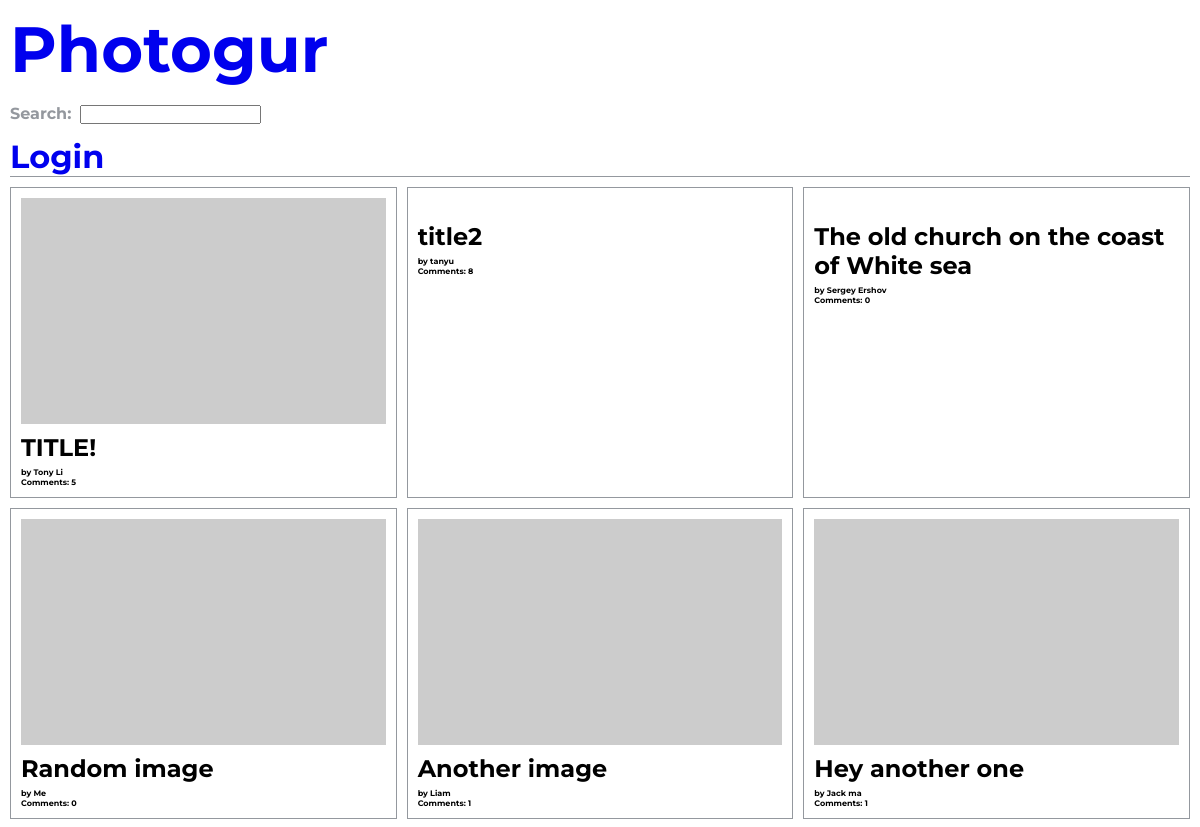
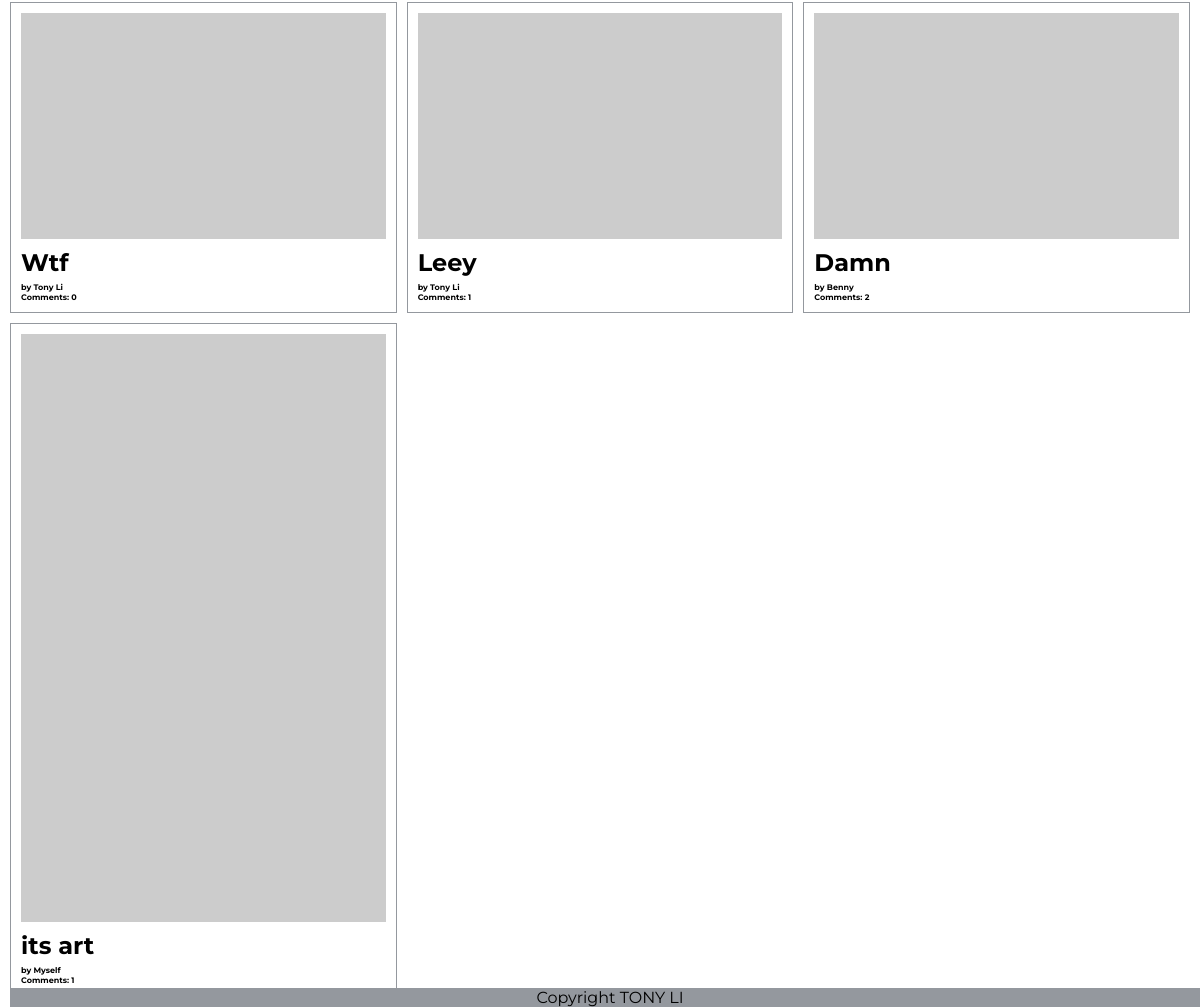
/pictures/, run on the app's committed database (2 pictures, top to bottom).
### photogur/models.py (models this page shows, shortened)
class Picture(models.Model):
    title = models.CharField(max_length=255)
    artist = models.CharField(max_length=255)
    url = models.CharField(max_length=255)
    user = models.ForeignKey(User, on_delete=models.CASCADE, related_name='pictures', default=1)

### photogur/views.py (the view)
# urls.py: path('pictures/', pics, name='picture_home'),
def pics(request):
    context = {
        'pictures': Picture.objects.all()
    }
    response = render(request, 'pictures.html', context)
    return HttpResponse(response)

### photogur/templates/pictures.html
{% extends 'base.html' %}
{% block content %}
<div class="main-layout">
  {% for picture in pictures %}
    <div class="photo-box">
      <a href="{% url 'picture_details' id=picture.pk %}">
        <li>
          <img class="image" src="{{picture.url}}" alt="">
        </li>
      </a>
      <div class="info">
        <h2>{{ picture.title }}</h2>
        <h3>by {{ picture.artist }}</h3>
        <h3>Comments: {{ picture.comments.count }}</h3>
      </div>
    </div>
  {% endfor %}
</div>
{% endblock %}

### photogur/static/css/main.css (style rules this page uses)
* { box-sizing: border-box; list-style: none; margin: 0; padding: 0; }
html { height: 100%; }
body { padding: 10px; font-family: 'Montserrat', sans-serif; position: relative; height: 100%; }
.image { display: grid; grid-column: 1fr; height: auto; width: 100%; }
li { list-style: none; display: inline-block; }
.main-layout { display: inline-block; display: grid; grid-template-columns: 1fr 1fr 1fr; grid-gap: 10px; border-bottom: 1px solid #94989e; padding-bottom: 10px; }
.photo-box { display: inline-block; display: inline-block; box-sizing: content-box; border: 1px solid #94989e; padding: 10px; }
.info { font-size: 1em; }
.info h2 { padding: 5px 0; }
.info h3 { font-size: 0.5em; }
.photo-box li img { width: 100%; }

### data on the page
Picture: title "TITLE!", artist "Tony Li", comments.count "5"
Picture: title "title2", artist "tanyu", comments.count "8"
Picture: title "The old church on the coast of White sea", artist "Sergey Ershov", comments.count "0"
Picture: title "Random image", artist "Me", comments.count "0"
Picture: title "Another image", artist "Liam", comments.count "1"
Picture: title "Hey another one", artist "Jack ma", comments.count "1"
Picture: title "Wtf", artist "Tony Li", comments.count "0"
Picture: title "Leey", artist "Tony Li", comments.count "1"
Picture: title "Damn", artist "Benny", comments.count "2"
Picture: title "its art", artist "Myself", comments.count "1"
